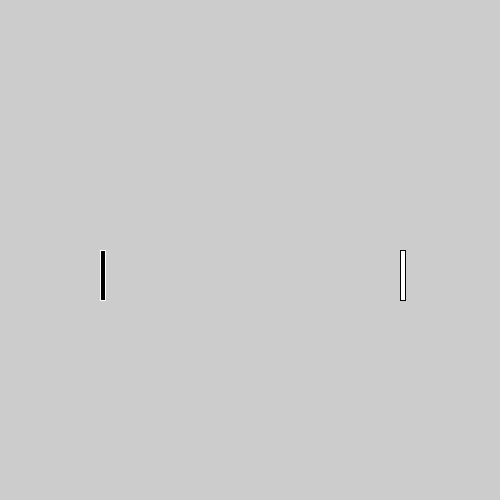
Frame 1 (no input)
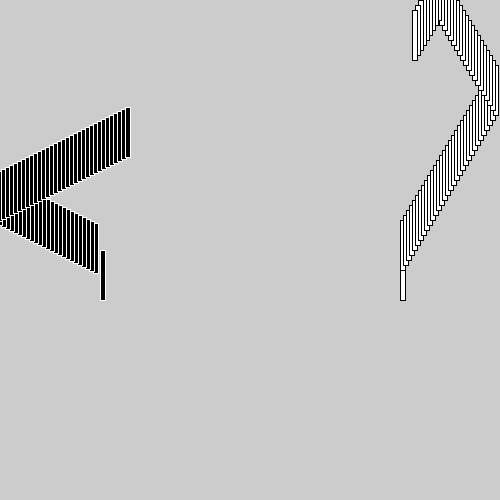
Frame 60 (the mouse pressed at the canvas centre just before this capture)
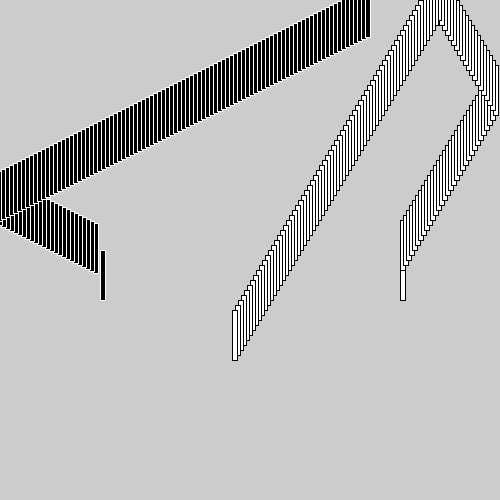
Frame 120 (the mouse held since frame 60 and released just before this capture)

The Processing sketch that drew these frames (run headless with seeded random() and noise(); from frame 60 on, the mouse is pressed at the canvas centre):

// Processing sketch: MovingStaircase
// ── MovingStaircase.pde


float rectX, rectY, rectWidth=5, rectHeight=50, rectHorizSpeed=3, rectVertSpeed=5;
boolean moveUp=true, moveRight=true; 
float rect2X, rect2Y, rect2Width=50, rect2Height=50, rect2HorizSpeed=4, rect2VertSpeed=2;
boolean moveUp2=true, moveRight2=false; 

void setup() {
  size(500, 500);
  rectX=width*.8;
  rectY=height*.5;
  rect2X=width*0.2;
  rect2Y=height*0.5;
  
  
}

void draw() {

//  rectVertSpeed=0;
//  rect2VertSpeed = 0;
 // background(255, 0, 0);
 
  fill(255);
  stroke(0);
  rect(rectX, rectY, rectWidth, rectHeight);
  fill(0);
  stroke(255);
  rect(rect2X, rect2Y, rectWidth, rectHeight);
rectMode(CENTER);
  
  if (moveUp) { //if 1
    rectY-=rectVertSpeed;
  } else {
    rectY+=rectVertSpeed;
  }//end if1
  
  if (moveUp2) {//if 2
    rect2Y-=rect2VertSpeed;
  } else {
    rect2Y+=rect2VertSpeed;
  }// end if/else 2
  
  if (moveRight) {//if 3
    rectX+=rectHorizSpeed;
  } else {
    rectX-=rectHorizSpeed;
  }//end if 3
  
  
  if (moveRight2) {//if else 4
    rect2X+=rect2HorizSpeed;
  } else {
    rect2X-=rect2HorizSpeed;
  }//end if else 4
  
  
  if (rectY<0) {
    moveUp=false;
  }

  if (rectY + rectHeight >height) {
    moveUp=true;
  }
  if (rectX<0) {
    moveRight=true;
  }
  if (rectX + rectWidth >width) {
    moveRight=false;
  }
  if (rect2Y<0) {
    moveUp2=false;
  }
  //*********problem in line below*************//
  if (rect2Y + rect2Height >height) {
    moveUp2=true;
  }
  if (rect2X<0) {
    moveRight2=true;
  }
  if (rect2X + rect2Width >width) {
    moveRight2=false;
  }  
 
   
   if ((abs (rectX-rect2X))<(rectWidth)&& (abs(rectY-rect2Y))<(rectWidth)) {
    moveRight2=!moveRight2;
    moveRight=!moveRight;
  }// end if
  
  if ((abs (rectY-rect2Y))<(rectHeight)&& (abs(rectX-rect2X))<(rectHeight)) {
   moveUp2=!moveUp2;
    moveUp=!moveUp;

 }// end if
 
 
  
  
 
}
